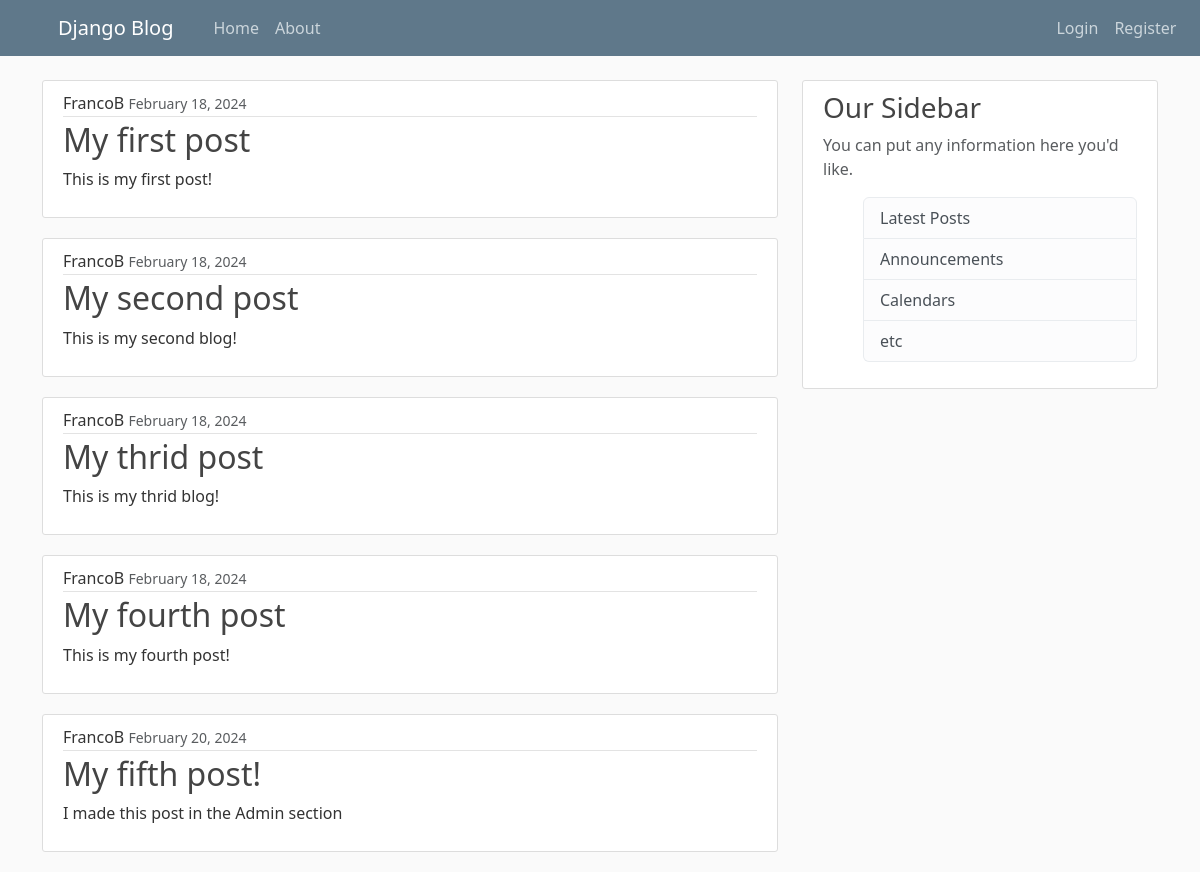
The page / on the database its author committed.
### blog/models.py (models this page shows, shortened)
class Post(models.Model):
    title = models.CharField(max_length=100)
    content = models.TextField()
    date_posted = models.DateTimeField(default=timezone.now) #no ()
    author = models.ForeignKey(User, on_delete=models.CASCADE)

### blog/views.py (the view)
# urls.py: path('', views.home, name='blog-home'),
def home(request):
    context = {
        'posts': Post.objects.all()
    }
    return render(request, 'blog/home.html', context)

### blog/templates/blog/home.html
{% extends "blog/base.html" %}
{% block content %}
    {% for post in posts %}
        <article class="media content-section">
            <div class="media-body">
            <div class="article-metadata">
                <a class="mr-2" href="#">{{ post.author }}</a>
                <small class="text-muted">{{ post.date_posted|date:"F d, Y"}}</small>
            </div>
            <h2><a class="article-title" href="#">{{ post.title }}</a></h2>
            <p class="article-content">{{ post.content }}</p>
            </div>
        </article>
    {% endfor %}
{% endblock content%}

### blog/static/blog/main.css (style rules this page uses)
body { background: #fafafa; color: #333333; margin-top: 5rem; }
h1, h2, h3, h4, h5, h6 { color: #444444; }
a { text-decoration: none; color: inherit; }
.content-section { background: #ffffff; padding: 10px 20px; border: 1px solid #dddddd; border-radius: 3px; margin-bottom: 20px; }
.article-title { color: #444444; }
.article-content { white-space: pre-line; }
.article-metadata { padding-bottom: 1px; margin-bottom: 4px; border-bottom: 1px solid #e3e3e3 }

### rows shown on the page
Post: author "FrancoB", date_posted "February 18, 2024", title "My first post", content "This is my first post!"
Post: author "FrancoB", date_posted "February 18, 2024", title "My second post", content "This is my second blog!"
Post: author "FrancoB", date_posted "February 18, 2024", title "My thrid post", content "This is my thrid blog!"
Post: author "FrancoB", date_posted "February 18, 2024", title "My fourth post", content "This is my fourth post!"
Post: author "FrancoB", date_posted "February 20, 2024", title "My fifth post!", content "I made this post in the Admin section"
